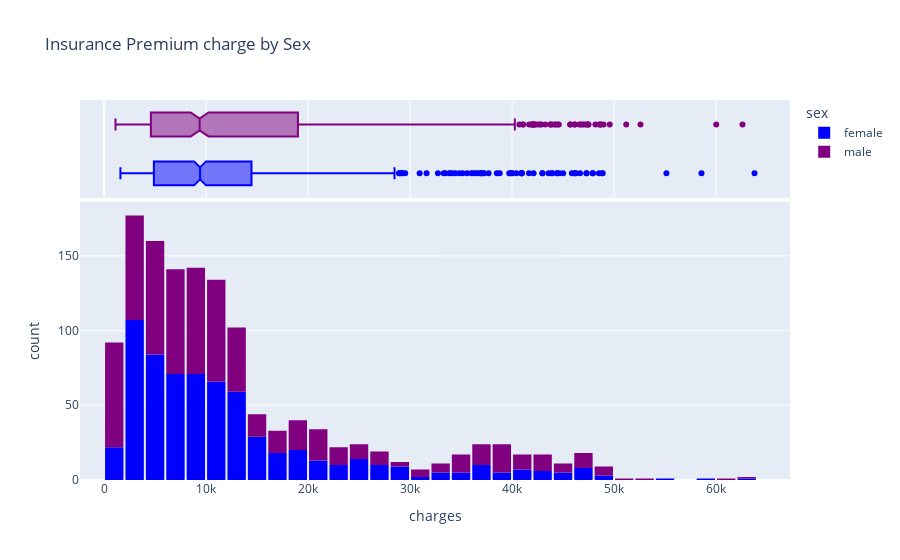

Notebook code cell kept with this figure:
### Markdown cell above
### Charges and Gender 

Let us visualize the distribution of "expenses" with the categorical column "sex" to distinguish the expenses for "male" and "female"

### Code cell
fig = px.histogram(df,
                    x="charges",
                    marginal="box",
                    color="sex",
                    color_discrete_sequence=["blue", "purple"],
                    title="Insurance Premium charge by Sex")

fig.update_layout(bargap=0.1)
fig.show()

### Figure 1 — Plotly figure (JSON) as saved in the notebook; plotly's stock layout.template omitted (floating-point values rounded to 4 significant figures; data arrays with more than 128 entries replaced by an {"elided": "..."} marker saying what was removed)
{"data": [{"alignmentgroup": "True", "bingroup": "x", "hovertemplate": "sex=female<br>charges=%{x}<br>count=%{y}<extra></extra>", "legendgroup": "female", "marker": {"color": "blue", "pattern": {"shape": ""}}, "name": "female", "offsetgroup": "female", "orientation": "v", "showlegend": true, "type": "histogram", "x": {"elided": "662 float values"}, "xaxis": "x", "yaxis": "y"}, {"alignmentgroup": "True", "hovertemplate": "sex=female<br>charges=%{x}<extra></extra>", "legendgroup": "female", "marker": {"color": "blue"}, "name": "female", "notched": true, "offsetgroup": "female", "showlegend": false, "type": "box", "x": {"elided": "662 float values"}, "xaxis": "x2", "yaxis": "y2"}, {"alignmentgroup": "True", "bingroup": "x", "hovertemplate": "sex=male<br>charges=%{x}<br>count=%{y}<extra></extra>", "legendgroup": "male", "marker": {"color": "purple", "pattern": {"shape": ""}}, "name": "male", "offsetgroup": "male", "orientation": "v", "showlegend": true, "type": "histogram", "x": {"elided": "676 float values"}, "xaxis": "x", "yaxis": "y"}, {"alignmentgroup": "True", "hovertemplate": "sex=male<br>charges=%{x}<extra></extra>", "legendgroup": "male", "marker": {"color": "purple"}, "name": "male", "notched": true, "offsetgroup": "male", "showlegend": false, "type": "box", "x": {"elided": "676 float values"}, "xaxis": "x2", "yaxis": "y2"}], "layout": {"bargap": 0.1, "barmode": "relative", "legend": {"title": {"text": "sex"}, "tracegroupgap": 0}, "title": {"text": "Insurance Premium charge by Sex"}, "xaxis": {"anchor": "y", "domain": [0, 1], "title": {"text": "charges"}}, "xaxis2": {"anchor": "y2", "domain": [0, 1], "matches": "x", "showgrid": true, "showticklabels": false}, "yaxis": {"anchor": "x", "domain": [0, 0.7326], "title": {"text": "count"}}, "yaxis2": {"anchor": "x2", "domain": [0.7426, 1], "matches": "y2", "showgrid": false, "showline": false, "showticklabels": false, "ticks": ""}}}
